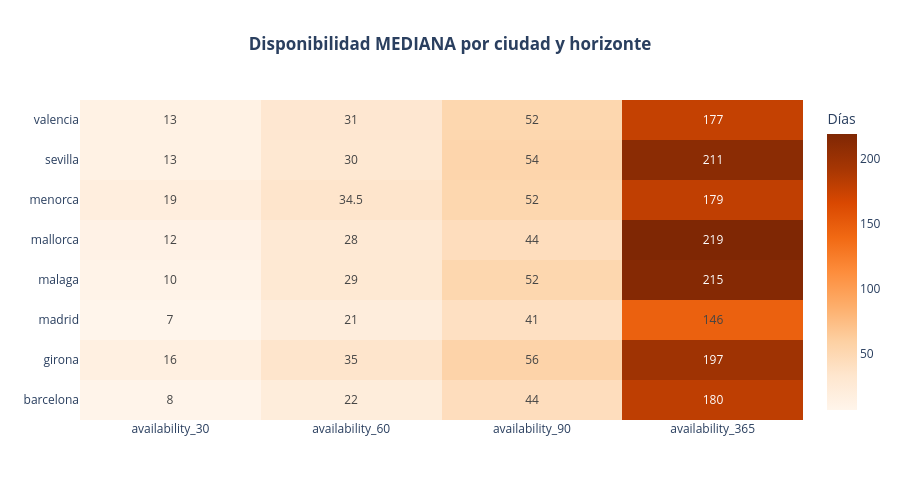

The notebook cell saved with this chart:
### Code cell
fig = go.Figure(data=go.Heatmap(
    z=disp_mediana.values,
    x=disp_mediana.columns,
    y=disp_mediana.index,
    colorscale='Oranges',
    colorbar_title='Días',
    text=disp_mediana.values,
    texttemplate='%{text}'
))

fig.update_layout(
    title='<b>Disponibilidad MEDIANA por ciudad y horizonte</b>',
    title_x=0.5,
    width=900, height=500,
    template='plotly_white'
)
fig.show()

### Figure 1 — Plotly figure (JSON) as saved in the notebook; plotly's stock layout.template omitted (floating-point values rounded to 4 significant figures)
{"data": [{"colorbar": {"title": {"text": "Días"}}, "colorscale": [[0, "rgb(255,245,235)"], [0.125, "rgb(254,230,206)"], [0.25, "rgb(253,208,162)"], [0.375, "rgb(253,174,107)"], [0.5, "rgb(253,141,60)"], [0.625, "rgb(241,105,19)"], [0.75, "rgb(217,72,1)"], [0.875, "rgb(166,54,3)"], [1, "rgb(127,39,4)"]], "text": [[8.0, 22.0, 44.0, 180.0], [16.0, 35.0, 56.0, 197.0], [7.0, 21.0, 41.0, 146.0], [10.0, 29.0, 52.0, 215.0], [12.0, 28.0, 44.0, 219.0], [19.0, 34.5, 52.0, 179.0], [13.0, 30.0, 54.0, 211.0], [13.0, 31.0, 52.0, 177.0]], "texttemplate": "%{text}", "type": "heatmap", "x": ["availability_30", "availability_60", "availability_90", "availability_365"], "y": ["barcelona", "girona", "madrid", "malaga", "mallorca", "menorca", "sevilla", "valencia"], "z": [[8.0, 22.0, 44.0, 180.0], [16.0, 35.0, 56.0, 197.0], [7.0, 21.0, 41.0, 146.0], [10.0, 29.0, 52.0, 215.0], [12.0, 28.0, 44.0, 219.0], [19.0, 34.5, 52.0, 179.0], [13.0, 30.0, 54.0, 211.0], [13.0, 31.0, 52.0, 177.0]]}], "layout": {"height": 500, "title": {"text": "<b>Disponibilidad MEDIANA por ciudad y horizonte</b>", "x": 0.5}, "width": 900}}
